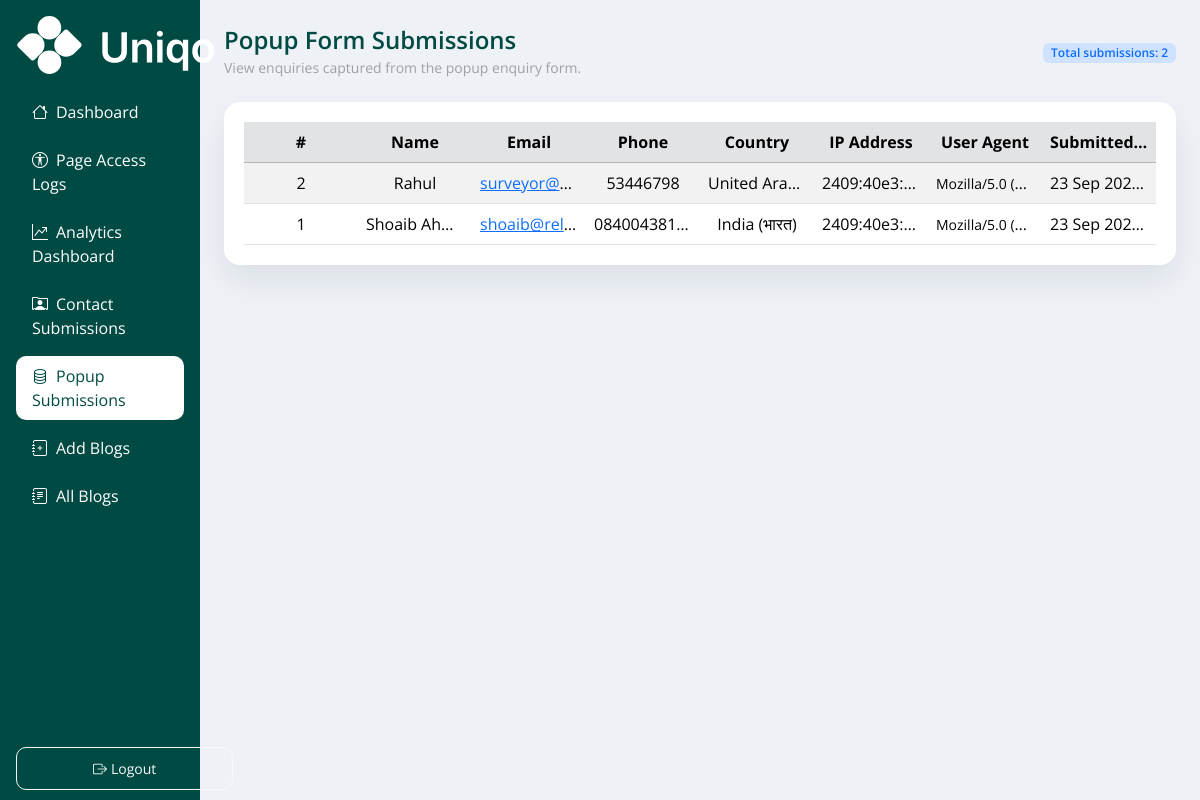
The app's page /admin/popup_form_submissions.php (signed in) with its own data.
### tables this page shows
CREATE TABLE `popup_form` (
  `id` int(10) UNSIGNED NOT NULL,
  `name` varchar(255) NOT NULL,
  `email` varchar(255) NOT NULL,
  `phone` varchar(50) NOT NULL,
  `country` varchar(255) DEFAULT NULL,
  `ip_address` varchar(45) DEFAULT NULL,
  `user_agent` text DEFAULT NULL,
  `created_at` datetime NOT NULL DEFAULT current_timestamp()
);

### admin/popup_form_submissions.php (the view, shortened to what this page needs)
<?php
require_once __DIR__ . '/includes/render.php';
$pdo = db();
$submissions = [];
$error = null;
$perPage = 10;
$page = filter_input(
  INPUT_GET,
  'page',
  FILTER_VALIDATE_INT,
  ['options' => ['default' => 1, 'min_range' => 1]]
);
$offset = ($page - 1) * $perPage;
$totalSubmissions = 0;
try {
  $countStmt = $pdo->query('SELECT COUNT(*) FROM popup_form');
  $totalSubmissions = (int)$countStmt->fetchColumn();
  if ($totalSubmissions > 0) {
    $query = sprintf(
      'SELECT id, name, email, phone, country, ip_address, user_agent, created_at FROM popup_form ORDER BY created_at DESC LIMIT %d OFFSET %d',
      $perPage,
      $offset
    );
    $stmt = $pdo->query($query);
    $submissions = $stmt->fetchAll();
  } else {
    $page = 1;
    $offset = 0;
  }
} catch (Throwable $e) {
  $error = 'Unable to load popup form submissions at this time.';
}
render_head('Popup Form Submissions');
echo '<div class="container-fluid layout">';
echo '<div class="row g-0">';
render_sidebar('popup-form');
?>
<main class="col-12 col-md-9 col-lg-10 content">
  <div class="d-flex flex-column flex-lg-row align-items-lg-center justify-content-between gap-3 mb-4">
    <div>
      <h2 class="title-heading">Popup Form Submissions</h2>
      <p class="para mb-0">View enquiries captured from the popup enquiry form.</p>
    </div>
    <div class="text-lg-end">
      <span class="badge bg-primary-subtle text-primary fw-semibold">Total submissions: <?= number_format($totalSubmissions) ?></span>
    </div>
  </div>
  <?php if ($error): ?>
    <div class="alert alert-warning" role="alert">
      <?= htmlspecialchars($error, ENT_QUOTES, 'UTF-8') ?>
    </div>
  <?php elseif (!$submissions): ?>
    <div class="alert alert-info" role="alert">
      No popup form submissions found.
    </div>
  <?php else: ?>
    <div class="box">
      <div class="table-responsive">
        <table class="table table-striped table-hover align-middle mb-0">
          <thead class="table-secondary">
            <tr>
              <th scope="col">#</th>
              <th scope="col">Name</th>
              <th scope="col">Email</th>
              <th scope="col">Phone</th>
              <th scope="col">Country</th>
              <th scope="col">IP Address</th>
              <th scope="col">User Agent</th>
              <th scope="col">Submitted At</th>
            </tr>
          </thead>
          <tbody>
            <?php foreach ($submissions as $submission): ?>
              <?php
                $createdAt = $submission['created_at'] ?? '';
                $createdAtFormatted = '—';
                if ($createdAt) {
                  try {
                    $createdAtFormatted = (new DateTime($createdAt))->format('d M Y H:i');
                  } catch (Throwable $e) {
                    $createdAtFormatted = (string)$createdAt;
                  }
                }
              ?>
              <tr>
                <td><?= (int)$submission['id'] ?></td>
                <td><?= htmlspecialchars((string)($submission['name'] ?? ''), ENT_QUOTES, 'UTF-8') ?></td>
                <td>
                  <?php if (!empty($submission['email'])): ?>
                    <a href="mailto:<?= htmlspecialchars($submission['email'], ENT_QUOTES, 'UTF-8') ?>">
                      <?= htmlspecialchars($submission['email'], ENT_QUOTES, 'UTF-8') ?>
                    </a>
                  <?php else: ?>
                    <span class="text-muted">—</span>
                  <?php endif; ?>
                </td>
                <td><?= htmlspecialchars((string)($submission['phone'] ?? '—'), ENT_QUOTES, 'UTF-8') ?></td>
                <td><?= htmlspecialchars((string)($submission['country'] ?? '—'), ENT_QUOTES, 'UTF-8') ?></td>
                <td><?= htmlspecialchars((string)($submission['ip_address'] ?? '—'), ENT_QUOTES, 'UTF-8') ?></td>
                <td class="text-break">
                  <?php if (!empty($submission['user_agent'])): ?>
                    <small><?= htmlspecialchars($submission['user_agent'], ENT_QUOTES, 'UTF-8') ?></small>
                  <?php else: ?>
                    <span class="text-muted">—</span>
                  <?php endif; ?>
                </td>
                <td><?= htmlspecialchars($createdAtFormatted, ENT_QUOTES, 'UTF-8') ?></td>
              </tr>
            <?php endforeach; ?>
          </tbody>
        </table>
      </div>
    </div>
  <?php endif; ?>
</main>
<?php
echo '</div>';
echo '</div>';
render_footer();

### admin/includes/render.php (shortened to what this page needs)
<?php
function render_head(string $title, string $bodyClass = ''): void
{
  $csrf = htmlspecialchars(csrf_token(), ENT_QUOTES, 'UTF-8');
  $bodyAttr = $bodyClass !== ''
    ? ' class="' . htmlspecialchars($bodyClass, ENT_QUOTES, 'UTF-8') . '"'
    : '';
  echo <<<HTML
<!DOCTYPE html>
<html lang="en">
<head>
  <meta charset="UTF-8">
  <title>{$title}</title>
  <meta name="viewport" content="width=device-width, initial-scale=1.0"/>
  <meta name="csrf-token" content="{$csrf}">
  <link rel="shortcut icon" href="assets/images/HH-logo.png" type="image/x-icon">
  <link href="https://cdn.jsdelivr.net/npm/bootstrap@5.3.2/dist/css/bootstrap.min.css" rel="stylesheet">
  <link href="https://cdn.jsdelivr.net/npm/bootstrap-icons@1.11.3/font/bootstrap-icons.min.css" rel="stylesheet">
  <link rel="stylesheet" href="assets/css/style.css">
  <link rel="stylesheet" href="assets/css/custom.css">
</head>
<body{$bodyAttr}>
HTML;
}
function render_sidebar(string $active): void
{
  $items = [
    'home'      => ['href' => 'index.php', 'icon' => 'bi-house',     'label' => 'Dashboard'],
    'logs'      => ['href' => 'page_access_logs.php', 'icon' => 'bi-universal-access-circle',       'label' => 'Page Access Logs'],
    'analytics' => ['href' => 'analytics_dashboard.php', 'icon' => 'bi-graph-up-arrow', 'label' => 'Analytics Dashboard'],
    'contact-form' => ['href' => 'contact_form_submissions.php', 'icon' => 'bi-person-rolodex', 'label' => 'Contact Submissions'],
    'popup-form' => ['href' => 'popup_form_submissions.php', 'icon' => 'bi-database', 'label' => 'Popup Submissions'],
    'add-blogs' => ['href' => 'add_blogs.php', 'icon' => 'bi-journal-plus', 'label' => 'Add Blogs'],
    'all-blogs' => ['href' => 'all_blogs.php', 'icon' => 'bi-journal-text', 'label' => 'All Blogs'],
  ];
  echo '<aside class="col-12 col-md-3 col-lg-2 sidebar p-3">';
  echo '<div class="mb-2 pb-2">';
  echo '<img src="assets/images/logo.svg" alt="" class="logo">';
  echo '<form method="post" class="mb-0 logoutform">';
  echo '<button class="btn btn-outline-light btn-sm" name="logout" title="Logout">';
  echo '<i class="bi bi-box-arrow-right me-1"></i>Logout';
  echo '</button>';
  echo '</form>';
  echo '</div>';
  echo '<nav class="nav flex-column gap-1">';
  foreach ($items as $key => $item) {
    $isActive = $key === $active ? ' active' : '';
    $icon = htmlspecialchars($item['icon'], ENT_QUOTES, 'UTF-8');
    $href = htmlspecialchars($item['href'], ENT_QUOTES, 'UTF-8');
    $label = htmlspecialchars($item['label'], ENT_QUOTES, 'UTF-8');
    printf('<a href="%s" class="nav-link%s"><i class="bi %s me-2"></i>%s</a>', $href, $isActive, $icon, $label);
  }
  echo '</nav>';
  echo '</aside>';
}
function render_footer(bool $includeECharts = false, bool $includeChartJs = false, bool $includeChartJsExtras = false): void
{
  echo '</body></html>';
}

### admin/assets/css/style.css (style rules this page uses)
body { background: #eef2f7; font-family: "Open Sans", sans-serif; color: #111; }
.layout { min-height: 100vh; padding: 0; }
.sidebar { min-height: 100vh; background: #004a44; color: #cbd5e1; position: relative; }
.sidebar .nav-link { color: #fff; border-radius: 10px; font-weight: 400; margin: 2px 0; }
.sidebar .nav-link.active, .sidebar .nav-link:hover { background: #fff; color: #004a44; font-size: inherit; }
.content { padding: 24px; }
.box { background: #ffffff; border-radius: 16px; box-shadow: 0 16px 32px rgba(15, 23, 42, 0.08); padding: 20px; }
.table td, .table th { vertical-align: middle; }

### admin/assets/css/custom.css (style rules this page uses)
.logo { width: 200px; }
.content .title-heading { font-size: 24px; font-weight: 600; line-height: 1.3; margin-bottom: 2px; color: #004a44; }
.content .para { font-size: 14px; margin-bottom: 10px; color: #a0a0a0; }
table { table-layout: fixed; width: 100%; border-collapse: collapse; }
table th, table td { width: auto; text-align: center; padding: 8px 12px; white-space: nowrap; overflow: hidden; text-overflow: ellipsis; }
.logoutform { position: fixed; bottom: 10px; left: 16px; }
.logoutform button { padding: 10px 76px; border-radius: 10px; }

### records on screen
popup_form: id "2", name "Rahul", email "surveyor@…", phone "53446798", country "United Ara…", ip_address "2409:40e3:…", user_agent "Mozilla/5.0 (…", created_at "23 Sep 202…"
popup_form: id "1", name "Shoaib Ah…", email "shoaib@rel…", phone "084004381…", country "India (भारत)", ip_address "2409:40e3:…", user_agent "Mozilla/5.0 (…", created_at "23 Sep 202…"

### other values on screen
$label "Dashboard"
$label "Page Access Logs"
$label "Analytics Dashboard"
$label "Contact Submissions"
$label "Popup Submissions"
$label "Add Blogs"
$label "All Blogs"
$totalSubmissions "2"
